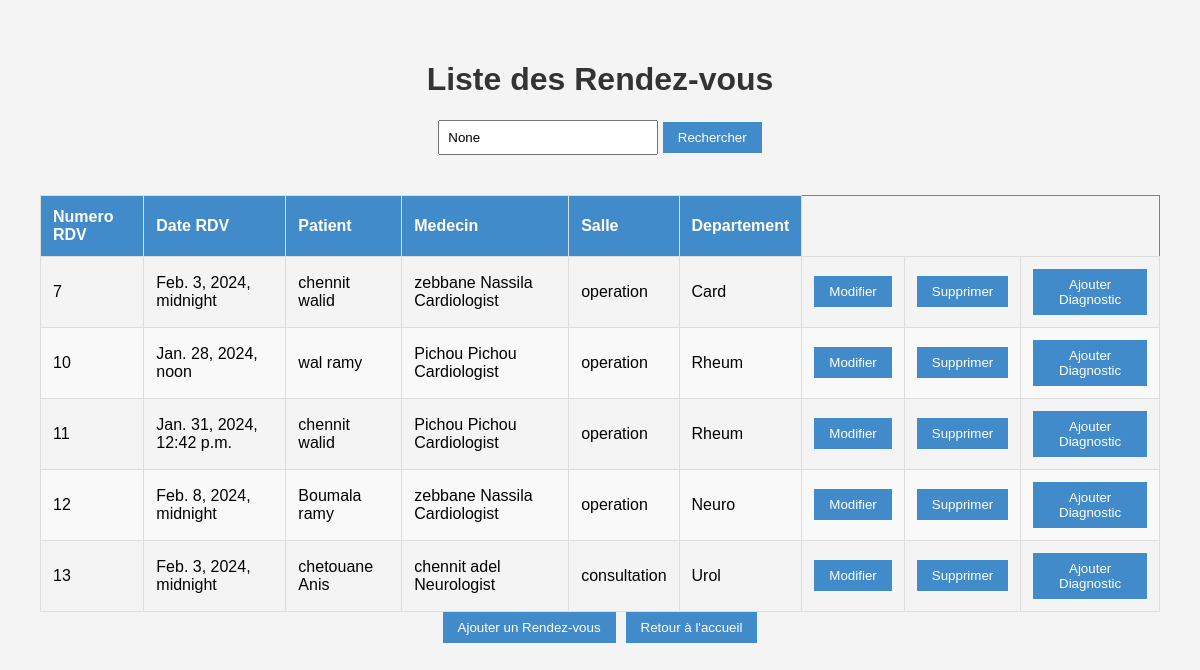
The app's page /liste_rdv/ with its own data.
### app1/models.py (models this page shows, shortened)
class RendezVous(models.Model) :
    Num_rdv = models.AutoField(primary_key=True)
    Date_rdv = models.DateTimeField()
    salle = models.ForeignKey('Salle', on_delete=models.CASCADE)
    Num_Patient = models.ForeignKey(Patient,on_delete = models.CASCADE)
    Num_Medecin = models.ForeignKey(Medecin,on_delete = models.CASCADE)
    choix_departement = [
        ('Card','Cardiology'),
        ('Neuro','Neurology'),
        ('Urol','Urology'),
        ('Rheum','Rheumatology'),
        ('ENT','Ear, Nose, and Throat'),
    ]
    departement = models.CharField(max_length = 50, choices = choix_departement)

class Patient(models.Model) :
    Num_P = models.AutoField(primary_key=True)
    Nom_P = models.CharField(max_length = 50)
    Prenom_P = models.CharField(max_length = 50)
    DateNaissance = models.DateField()
    Telephone_P = models.CharField(max_length = 10, help_text = 'Entrez un numero de telephone valable svp')
    Adresse_P = models.CharField(max_length = 50)
    choix_genre = [
        ('M', 'Masculin'),
        ('F', 'Feminin'),
    ]
    Genre = models.CharField(max_length = 1,choices = choix_genre)

class Medecin(models.Model) :
    Num_M = models.AutoField(primary_key=True)
    Nom_M = models.CharField(max_length = 50)
    Prenom_M = models.CharField(max_length = 50)
    Telephone_M = models.CharField(max_length = 10, help_text = 'Entrez un numero de telephone valable svp')
    choix_speciailte = [
        ('Cardiologist','Cardiologist'),
        ('Neurologist','Neurologist'),
        ('Urologist','Urologist'),
        ('Rheumatologist','Rheumatologist'),
        ('Otolaryngologist','Otolaryngologist'),
    ]
    specialite = models.CharField(max_length = 50, choices = choix_speciailte)

class Salle (models.Model) :
    Num_salle = models.AutoField(primary_key=True)
    choix_de_type = [
        ('consultation', 'salle de consultation'),
        ('operation', 'salle d\'opération'),
    ]
    type_salle = models.CharField(max_length = 50, choices = choix_de_type)

### app1/views.py (the view)
# urls.py: path('liste_rdv/',liste_rdv,name='liste_rdv'),
def liste_rdv(request):
    query = request.GET.get('q')
    rdvs= RendezVous.objects.all()
    if query:
        rdvs = rdvs.filter(Num_Patient__Nom_P__icontains=query)
    return render(request,'liste_rdv.html',{'rdvs': rdvs , 'query': query})

### app1/templates/liste_rdv.html (shortened to what this page needs)
<!DOCTYPE html>
{% load static %}
<html lang="en">
<head>
    <link href="{% static 'css/styleListRDV.css' %}" rel="stylesheet" />
</head>
<body>
    <h1>Liste des Rendez-vous</h1>
    <form method="get" action="{% url 'liste_rdv' %}">
        <input type="text" name="q" placeholder="Recherche par Noms des Patients" value="{{ query }}">
        <button type="submit">Rechercher</button>
    </form>
<table border="1">
    <thead>
        <tr>
            <th>Numero RDV</th>
            <th>Date RDV</th>
            <th>Patient</th>
            <th>Medecin</th>
            <th>Salle</th>
            <th>Departement</th>
        </tr>
    </thead>
    <tbody>
        {% for rdv in rdvs %}
            <tr>
                <td>{{ rdv.Num_rdv }}</td>
                <td>{{ rdv.Date_rdv}}</td>
                <td>{{ rdv.Num_Patient.Nom_P }} {{rdv.Num_Patient.Prenom_P}}</td>
                <td>{{ rdv.Num_Medecin.Nom_M }} {{ rdv.Num_Medecin.Prenom_M }} {{rdv.Num_Medecin.specialite}}</td>
                <td>{{ rdv.salle.type_salle}}</td>
                <td>{{ rdv.departement}}</td>
                <td>
                    <a href="{% url 'prefill_rendezVous' pk=rdv.Num_rdv %}"><button>Modifier</button></a>
                </td>
                <td>
                    <a href="{% url 'supprimer_rdv' pk=rdv.Num_rdv %}"><button>Supprimer</button></a>
                </td>
                <td>
                    <a href="{% url 'ajouter_diagnostic' rendezvous_id=rdv.Num_rdv %}"><button>Ajouter Diagnostic</button></a>
                </td>
            </tr>
        {% endfor %}
    </tbody>
</table>
<div class="button-container">
        <a href="{% url 'ajouter_rdv' %}"><button>Ajouter un Rendez-vous</button></a>
        <a href="{% url 'Home' %}"><button>Retour à l'accueil</button></a>
</div>
</body>
</html>

### app1/static/css/styleListRDV.css (style rules this page uses)
body { font-family: Arial, sans-serif; margin: 20px; padding: 20px; background-color: #f4f4f4; display: flex; flex-direction: column; align-items: center; justify-content: center; }
h1 { color: #333; }
form { margin-bottom: 20px; }
input[type="text"] { padding: 8px; width: 200px; }
button { padding: 8px 15px; background-color: #428bca; color: #fff; border: none; cursor: pointer; align-items: center; }
table { width: 100%; border-collapse: collapse; margin-top: 20px; }
th, td { padding: 12px; border: 1px solid #ddd; text-align: left; }
th { background-color: #428bca; color: #fff; }
tbody tr:nth-child(even) { background-color: #f9f9f9; }
a { text-decoration: none; }
.button-container { display: flex; gap: 10px; }

### records on screen
RendezVous: Num_rdv "7", Date_rdv "Feb. 3, 2024, midnight", Num_Patient.Nom_P "chennit", Num_Patient.Prenom_P "walid", Num_Medecin.Nom_M "zebbane", Num_Medecin.Prenom_M "Nassila", Num_Medecin.specialite "Cardiologist", salle.type_salle "operation", departement "Card"
RendezVous: Num_rdv "10", Date_rdv "Jan. 28, 2024, noon", Num_Patient.Nom_P "wal", Num_Patient.Prenom_P "ramy", Num_Medecin.Nom_M "Pichou", Num_Medecin.Prenom_M "Pichou", Num_Medecin.specialite "Cardiologist", salle.type_salle "operation", departement "Rheum"
RendezVous: Num_rdv "11", Date_rdv "Jan. 31, 2024, 12:42 p.m.", Num_Patient.Nom_P "chennit", Num_Patient.Prenom_P "walid", Num_Medecin.Nom_M "Pichou", Num_Medecin.Prenom_M "Pichou", Num_Medecin.specialite "Cardiologist", salle.type_salle "operation", departement "Rheum"
RendezVous: Num_rdv "12", Date_rdv "Feb. 8, 2024, midnight", Num_Patient.Nom_P "Boumala", Num_Patient.Prenom_P "ramy", Num_Medecin.Nom_M "zebbane", Num_Medecin.Prenom_M "Nassila", Num_Medecin.specialite "Cardiologist", salle.type_salle "operation", departement "Neuro"
RendezVous: Num_rdv "13", Date_rdv "Feb. 3, 2024, midnight", Num_Patient.Nom_P "chetouane", Num_Patient.Prenom_P "Anis", Num_Medecin.Nom_M "chennit", Num_Medecin.Prenom_M "adel", Num_Medecin.specialite "Neurologist", salle.type_salle "consultation", departement "Urol"
